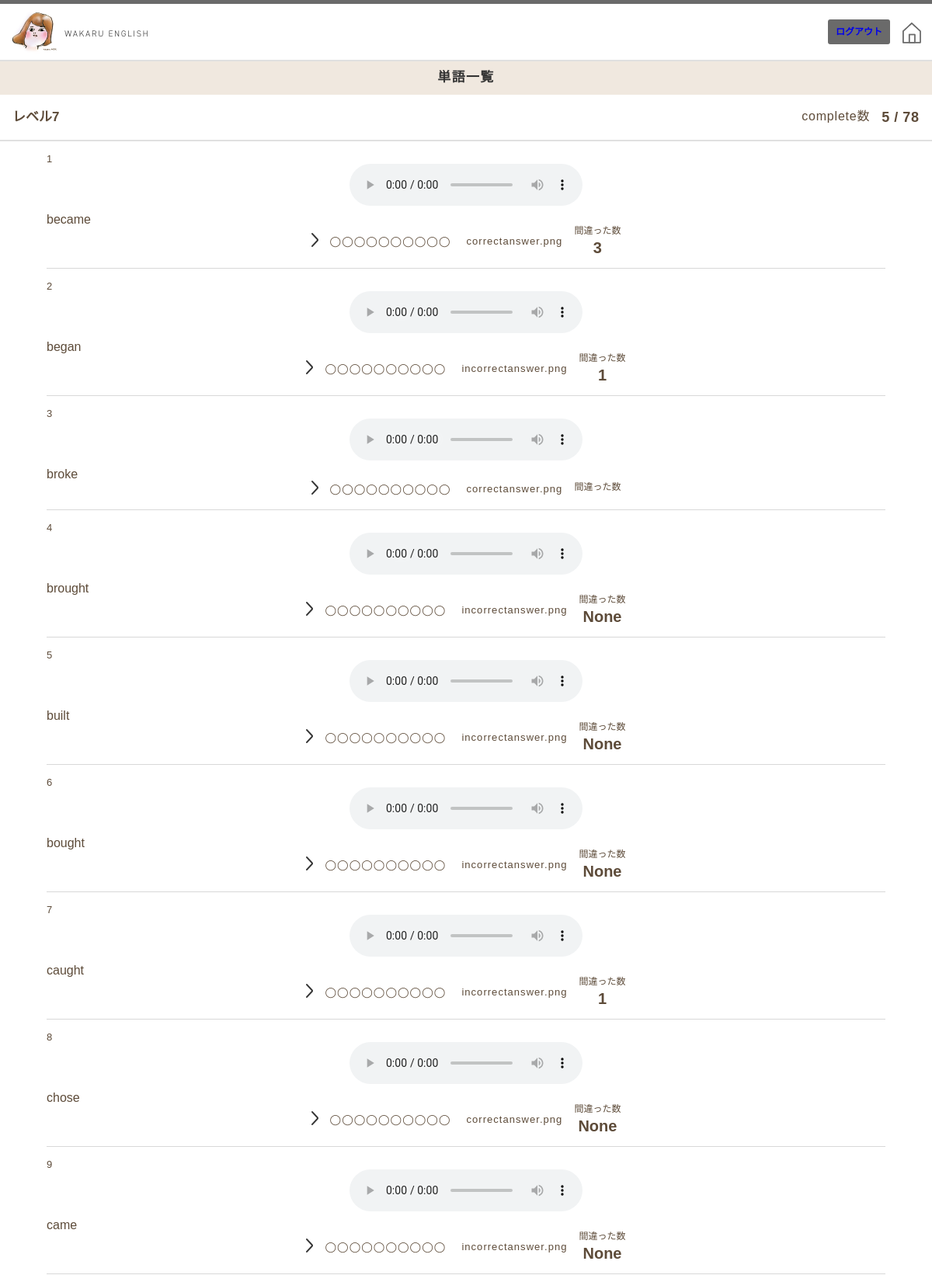
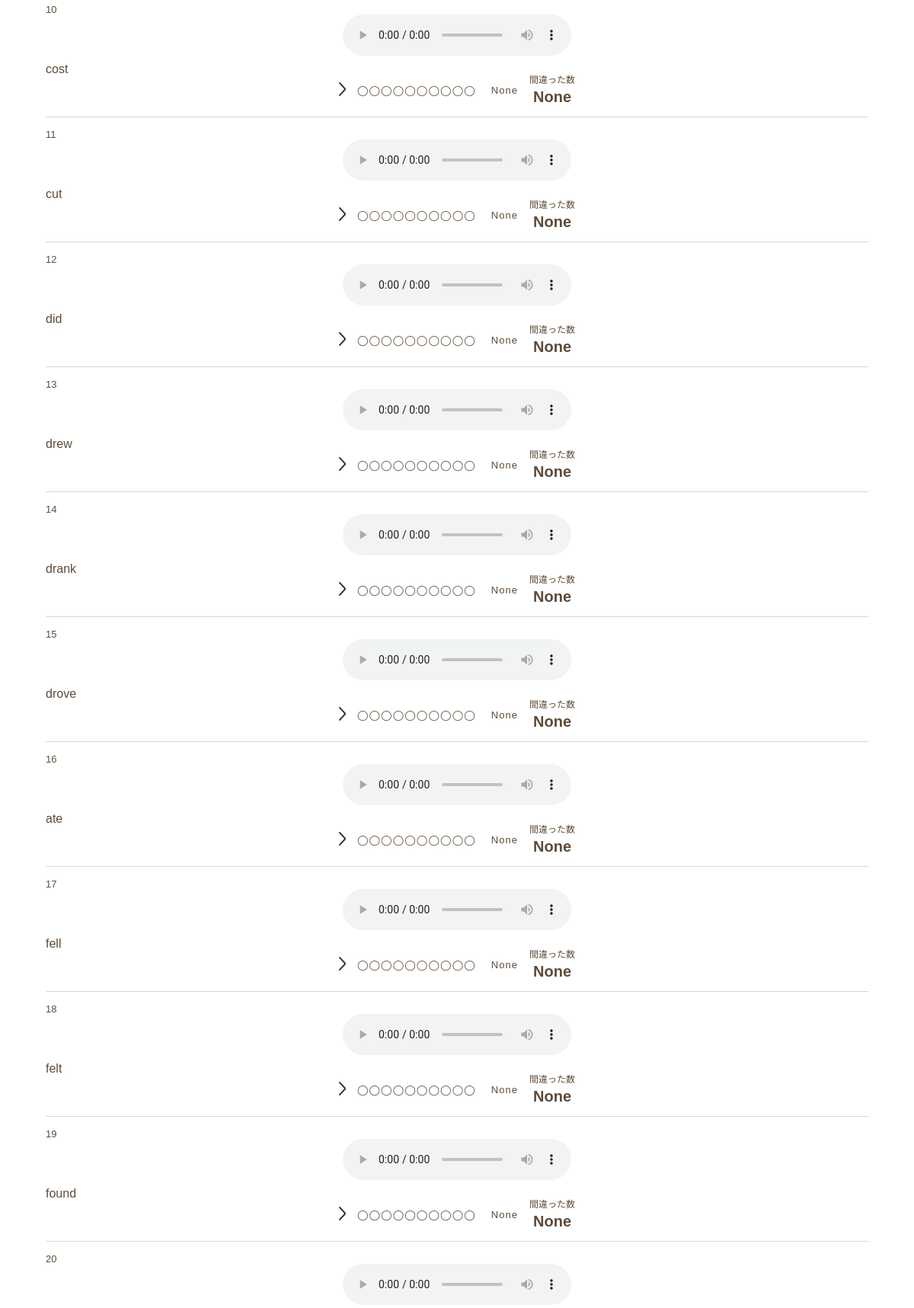
Screenshot of /wordlist (signed in, upper part) with the database file from the repository (2 pictures, top to bottom).
### tables this page shows
CREATE TABLE "words" (
	"id"	INTEGER NOT NULL UNIQUE,
	"word_id"	INTEGER,
	"prototype"	TEXT,
	"jp"	TEXT,
	"present"	TEXT,
	"past"	TEXT,
	"voice_past"	TEXT,
	"past_participle"	TEXT,
	PRIMARY KEY("id" AUTOINCREMENT)
);

CREATE TABLE "results" (
	"results_id"	INTEGER NOT NULL UNIQUE,
	"user_id"	INTEGER,
	"level_no"	INTEGER,
	"word_no"	INTEGER,
	"result_ok"	INTEGER,
	"result_ng"	INTEGER,
	PRIMARY KEY("results_id" AUTOINCREMENT)
);

### app.py (the view)
@app.route("/wordlist")
def wordlist():
    if "user_id" in session:
        user_id= session['user_id']
        conn = sqlite3.connect('wakaen.db')
        c = conn.cursor()
        c.execute("SELECT id,voice_past,past,result_ok,result_ng FROM words LEFT OUTER JOIN results ON  results.results_id = words.word_id")
        wordlist = []
        for row in c.fetchall():
            wordlist.append({"word_id": row[0], "voice_past": row[1], "past": row[2], "result_ok": row[3], "result_ng": row[4]})
        c.close()
        return render_template('wordlist.html',html_wordlist=wordlist)
    else:
        return redirect("/login")

### templates/wordlist.html (shortened to what this page needs)
{% extends 'base.html' %}
{% block content %}
<link rel="stylesheet" href="{{ url_for('static', filename='css/wordlist.css') }}">
<h1 class="pageTitle pageTitle">単語一覧</h1>
<main>
  <section class="questionsListContent">
        <div class="leveltitleBox titlestyle">
            <h2 class="leveltitle">レベル7</h2>
            <dl class="scoerBox">
                <dt class="scoerBoxTitle">complete数</dt>
                <dd class="scoerBoxCount">5</dd>
                <dd class="scoerBoxSlash">/</dd>
                <dd class="scoerQuestionsNumber">78</dd>
            </dl>
        </div>
        {%for item in html_wordlist %}
        <div class="questionsOneContent">
            <ul class="questionsOnebox" >
                <li class="questionsWordId">{{item["word_id"]}}</li>
                <li class="questionsAudio">
                    <audio controls>
                        <source src="../static/audio/{{item['voice_past']}}">
                    </audio>
                </li>
                <li class="questionsWordpast">{{item["past"]}}</li>
            </ul>
            <ul class="questionsStatusContent">
                <p class="questionsOneboxArrow"><img src="static/img/arrow.png"></p>
              <li class="questionsAnswerWord">◯◯◯◯◯◯◯◯◯◯</li>
                <li class="questionsStatus questionsAnswerWord">{{item["result_ok"]}}</li>
                <li>
                    <ul class="questionsCountbox">
                        <li class="questionsCountTitle">間違った数</li>
                        <li class="questionsCount">{{item["result_ng"]}}</li>
                    </ul>
                </li>
            </ul>
        </div>
        {% endfor %}
    </section>
</main>
{% endblock %}

### templates/base.html (shortened to what this page needs)
<!DOCTYPE html>
<html lang="JP">
<head>
    <link rel="stylesheet" href="{{ url_for('static', filename='css/reset.css') }}">
    <link rel="stylesheet" href="{{ url_for('static', filename='css/common.css') }}">
</head>
<body>
    <header class="wakaruHeader">
        <div class="wakaruHeaderLogo"><img src="static/img/logo.png" alt="WAKARU ENGLISH"></div>
        <ul class="wakaruHeaderbtnlist">
            <li class="btnLogoutHeader"><a href="/logout">ログアウト</a></li>
            <li class="btnHomeHeader"><a href="/index"><img src="static/img/topicon.png"></a></li>
        </ul>
    </header>
    {% block content %}
    {% endblock %}
</body>
</html>

### static/css/common.css (style rules this page uses)
body { background-color: #fff; font-family: "Hiragino Kaku Gothic ProN", "Hiragino Kaku Gothic Pro", "Hiragino Sans", Meiryo, sans-serif; color: #5D4B39; }
.wakaruHeader { width: 100%; border-top: 5px solid #6A6A6A; border-bottom: 2px solid #E0E0E0; margin: 0 auto; display: flex; justify-content: space-between; }
.wakaruHeaderbtnlist { display: flex; align-items: center; margin-right: 14px; }
.wakaruHeaderLogo img { width: 177px; margin-left: 14px; margin-top: 6px; }
.btnHomeHeader img { width: 24px; position: relative; top: 3px; }
.btnLogoutHeader { font-size: 12px; color: white; background-color: #6A6A6A; padding: 10px; border-radius: 3px; font-weight: bold; }
.btnLogoutHeader { margin-right: 16px; }
.pageTitle { background-color: #F0E8DF; color: #333333; padding: 12px 0 14px; font-size: 17px; text-align: center; letter-spacing: 0.08em; }
.titlestyle { border-bottom: 2px solid #E0E0E0; }
.leveltitleBox { width: 100%; padding: 20px 0; display: flex; justify-content: space-between; }
.leveltitle { font-size: 17px; font-weight: bold; margin-left: 16px; }

### static/css/wordlist.css (style rules this page uses)
.scoerBox { display: flex; margin-right: 16px; }
.scoerBoxTitle { font-style: 13px; margin-right: 15px; letter-spacing: 0.05em; }
.scoerBoxCount, .scoerBoxSlash, .scoerQuestionsNumber { font-size: 18px; font-weight: bold; letter-spacing: 0.05em; }
.scoerBoxSlash { margin: 0 5px; }
.questionsOneContent { width: 90%; padding: 16px 0; margin: 0 auto; border-bottom: 1px solid #D8D8D8; }
.questionsAnswerWord { font-size: 13px; letter-spacing: 0.08em; margin-right: 20px; }
.questionsAudio { display: flex; align-items: center; justify-content: center; margin-bottom: 10px; }
.questionsWordId { font-size: 13px; margin-right: 10px; }
.questionsOnebox { margin: 0 auto; }
.questionsOneboxArrow img { margin-right: 15px; width: 9px; }
.questionsStatusContent { display: flex; align-items: center; justify-content: center; }
.questionsStatus { margin-right: 15px; }
.questionsCountbox { text-align: center; }
.questionsCountTitle { font-size: 12px; margin-bottom: 6px; }
.questionsCount { font-size: 20px; font-weight: bold; }

### rows the page displays
words: word_id "1", past "became", result_ok "correctanswer.png", result_ng "3"
words: word_id "2", past "began", result_ok "incorrectanswer.png", result_ng "1"
words: word_id "3", past "broke", result_ok "correctanswer.png"
words: word_id "4", past "brought", result_ok "incorrectanswer.png", result_ng "None"
words: word_id "5", past "built", result_ok "incorrectanswer.png", result_ng "None"
words: word_id "6", past "bought", result_ok "incorrectanswer.png", result_ng "None"
words: word_id "7", past "caught", result_ok "incorrectanswer.png", result_ng "1"
words: word_id "8", past "chose", result_ok "correctanswer.png", result_ng "None"
words: word_id "9", past "came", result_ok "incorrectanswer.png", result_ng "None"
words: word_id "10", past "cost", result_ok "None", result_ng "None"
words: word_id "11", past "cut", result_ok "None", result_ng "None"
words: word_id "12", past "did", result_ok "None", result_ng "None"
words: word_id "13", past "drew", result_ok "None", result_ng "None"
words: word_id "14", past "drank", result_ok "None", result_ng "None"
words: word_id "15", past "drove", result_ok "None", result_ng "None"
words: word_id "16", past "ate", result_ok "None", result_ng "None"
words: word_id "17", past "fell", result_ok "None", result_ng "None"
words: word_id "18", past "felt", result_ok "None", result_ng "None"
words: word_id "19", past "found", result_ok "None", result_ng "None"
words: word_id "20"
